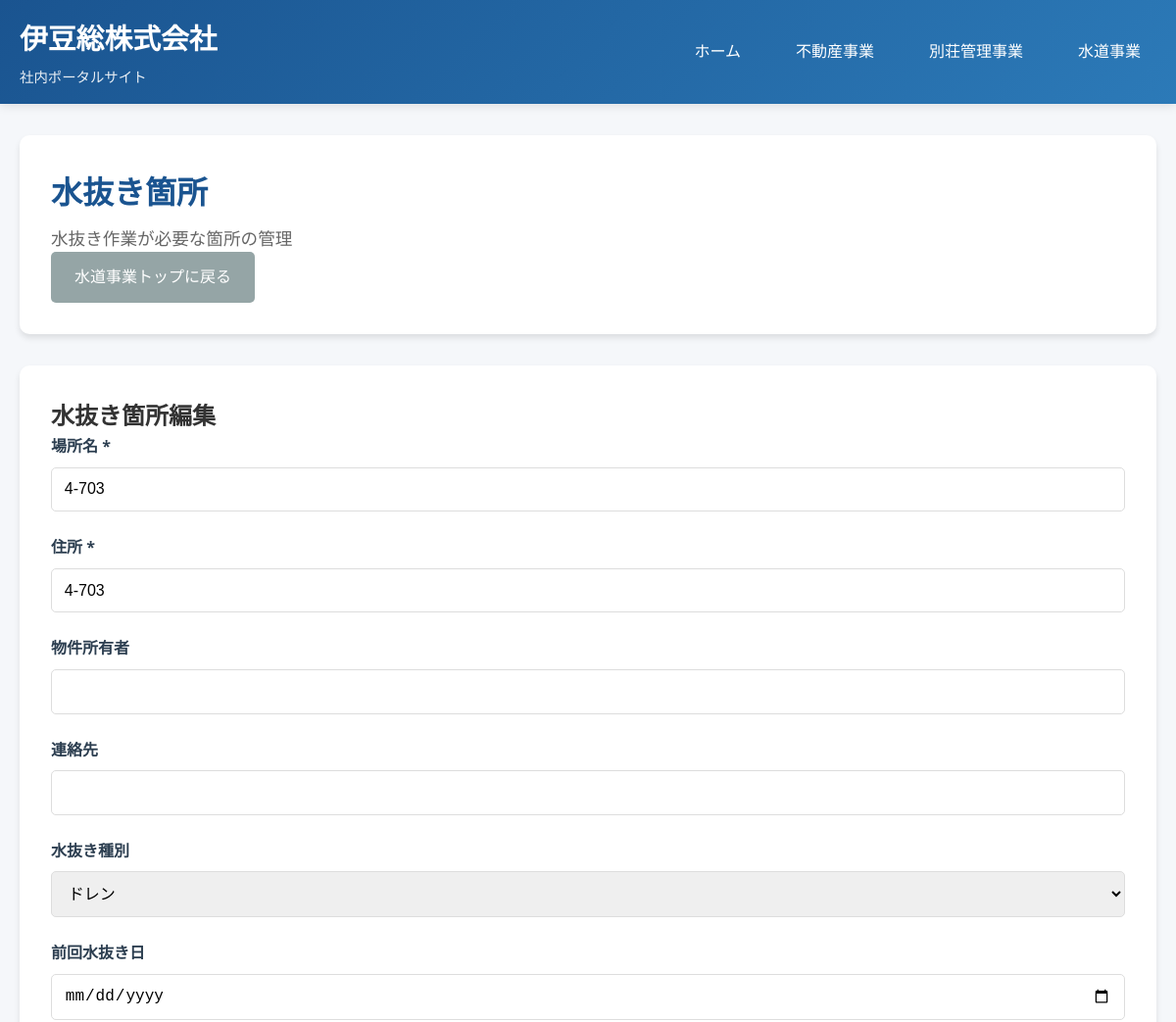
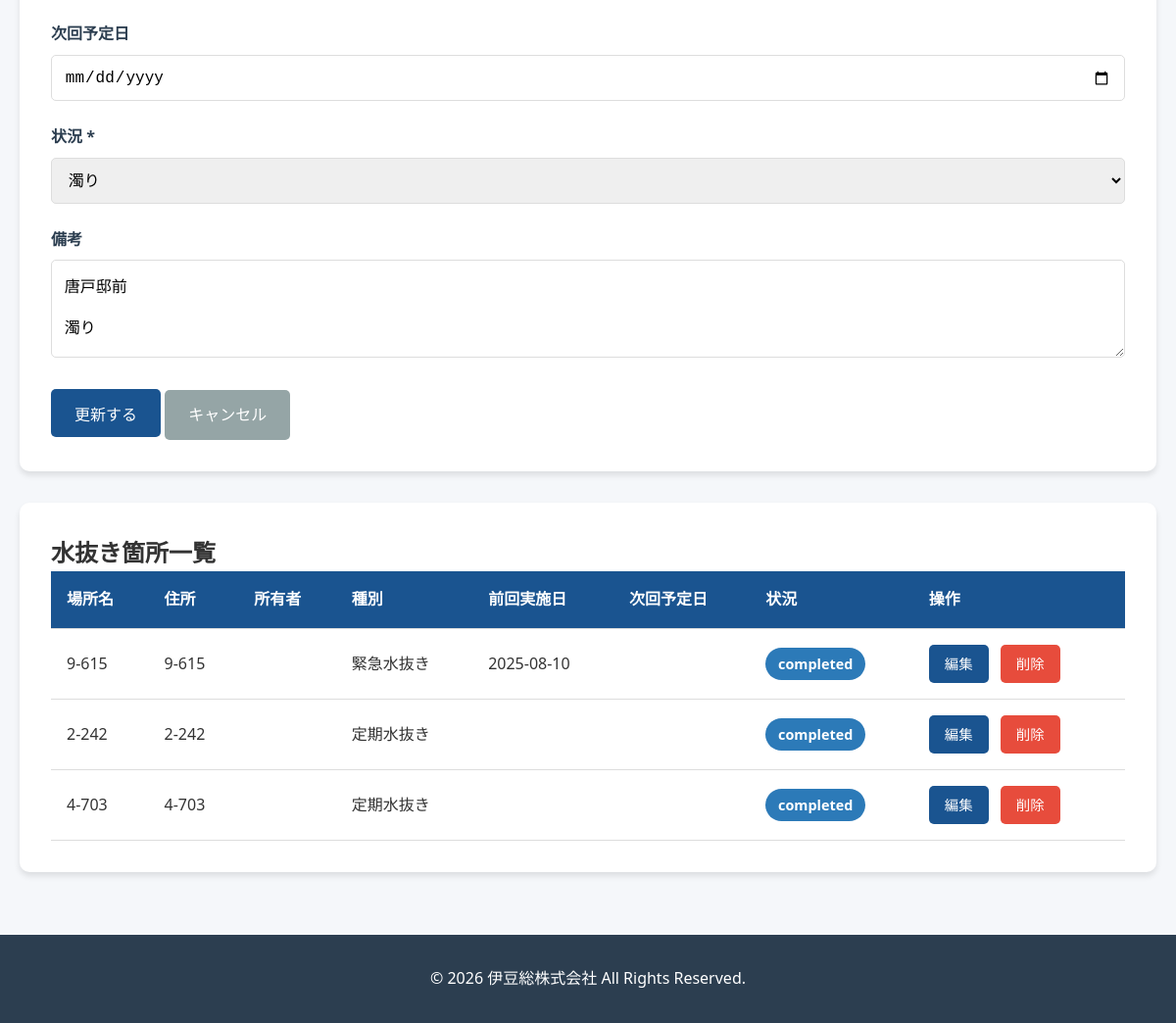
Screenshot of /modules/water_service/water_drainage.php?edit=4 with the database file from the repository (2 pictures, top to bottom).
### tables this page shows
CREATE TABLE water_drainage_locations (
        id INTEGER PRIMARY KEY AUTOINCREMENT,
        location_name TEXT NOT NULL,
        address TEXT NOT NULL,
        property_owner TEXT,
        contact_info TEXT,
        drainage_type TEXT,
        last_drainage_date DATE,
        next_scheduled_date DATE,
        status TEXT DEFAULT 'pending',
        notes TEXT,
        created_at DATETIME DEFAULT CURRENT_TIMESTAMP,
        updated_at DATETIME DEFAULT CURRENT_TIMESTAMP
    );

### includes/db.php (called while the page is built, shortened)
<?php
class Database {
    private static $instance = null;
    private $db;
    private function __construct() {
        try {
            $this->db = new PDO('sqlite:' . DB_PATH);
            $this->db->setAttribute(PDO::ATTR_ERRMODE, PDO::ERRMODE_EXCEPTION);
            $this->db->setAttribute(PDO::ATTR_DEFAULT_FETCH_MODE, PDO::FETCH_ASSOC);
        } catch (PDOException $e) {
            die('データベース接続エラー: ' . $e->getMessage());
        }
    }
    public static function getInstance() {
        if (self::$instance === null) {
            self::$instance = new self();
        }
        return self::$instance;
    }
    public function query($sql, $params = []) {
        try {
            $stmt = $this->db->prepare($sql);
            $stmt->execute($params);
            return $stmt;
        } catch (PDOException $e) {
            error_log('SQL Error: ' . $e->getMessage());
            return false;
        }
    }
    public function fetchAll($sql, $params = []) {
        $stmt = $this->query($sql, $params);
        return $stmt ? $stmt->fetchAll() : [];
    }
    public function fetchOne($sql, $params = []) {
        $stmt = $this->query($sql, $params);
        return $stmt ? $stmt->fetch() : null;
    }
}

### modules/water_service/water_drainage.php (the view, shortened to what this page needs)
<?php
require_once __DIR__ . '/../../includes/db.php';
$db = Database::getInstance();
$edit_location = null;
if (isset($_GET['edit'])) {
    $edit_location = $db->fetchOne("SELECT * FROM water_drainage_locations WHERE id = ?", [(int)$_GET['edit']]);
}
$locations = $db->fetchAll("SELECT * FROM water_drainage_locations ORDER BY next_scheduled_date ASC");
include __DIR__ . '/../../includes/header.php';
?>
<div class="page-header">
    <h1>水抜き箇所</h1>
    <p>水抜き作業が必要な箇所の管理</p>
    <a href="/modules/water_service/index.php" class="btn btn-secondary">水道事業トップに戻る</a>
</div>
<div class="form-container">
    <h2><?php echo $edit_location ? '水抜き箇所編集' : '新規水抜き箇所登録'; ?></h2>
    <form method="POST">
        <div class="form-group">
            <label for="location_name">場所名 *</label>
            <input type="text" id="location_name" name="location_name" required
                   value="<?php echo htmlspecialchars($edit_location['location_name'] ?? ''); ?>">
        </div>
        <div class="form-group">
            <label for="address">住所 *</label>
            <input type="text" id="address" name="address" required
                   value="<?php echo htmlspecialchars($edit_location['address'] ?? ''); ?>">
        </div>
        <div class="form-group">
            <label for="property_owner">物件所有者</label>
            <input type="text" id="property_owner" name="property_owner"
                   value="<?php echo htmlspecialchars($edit_location['property_owner'] ?? ''); ?>">
        </div>
        <div class="form-group">
            <label for="contact_info">連絡先</label>
            <input type="text" id="contact_info" name="contact_info"
                   value="<?php echo htmlspecialchars($edit_location['contact_info'] ?? ''); ?>">
        </div>
        <div class="form-group">
            <label for="drainage_type">水抜き種別</label>
            <select id="drainage_type" name="drainage_type">
                <option value="ドレン" <?php echo ($edit_location['drainage_type'] ?? '') === 'ドレン' ? 'selected' : ''; ?>>ドレン</option>
            </select>
        </div>
        <div class="form-group">
            <label for="last_drainage_date">前回水抜き日</label>
            <input type="date" id="last_drainage_date" name="last_drainage_date"
                   value="<?php echo htmlspecialchars($edit_location['last_drainage_date'] ?? ''); ?>">
        </div>
        <div class="form-group">
            <label for="next_scheduled_date">次回予定日</label>
            <input type="date" id="next_scheduled_date" name="next_scheduled_date"
                   value="<?php echo htmlspecialchars($edit_location['next_scheduled_date'] ?? ''); ?>">
        </div>
        <div class="form-group">
            <label for="status">状況 *</label>
            <select id="status" name="status" required>
                <option value="濁り" <?php echo ($edit_location['status'] ?? '') === '濁り' ? 'selected' : ''; ?>>濁り</option>
            </select>
        </div>
        <div class="form-group">
            <label for="notes">備考</label>
            <textarea id="notes" name="notes"><?php echo htmlspecialchars($edit_location['notes'] ?? ''); ?></textarea>
        </div>
        <button type="submit" class="btn"><?php echo $edit_location ? '更新する' : '登録する'; ?></button>
        <?php if ($edit_location): ?>
            <a href="water_drainage.php" class="btn btn-secondary">キャンセル</a>
        <?php endif; ?>
    </form>
</div>
<div class="table-container" style="margin-top: 2rem;">
    <h2>水抜き箇所一覧</h2>
    <?php if (count($locations) > 0): ?>
        <table>
            <thead>
                <tr>
                    <th>場所名</th>
                    <th>住所</th>
                    <th>所有者</th>
                    <th>種別</th>
                    <th>前回実施日</th>
                    <th>次回予定日</th>
                    <th>状況</th>
                    <th>操作</th>
                </tr>
            </thead>
            <tbody>
                <?php foreach ($locations as $location): ?>
                    <tr>
                        <td><?php echo htmlspecialchars($location['location_name']); ?></td>
                        <td><?php echo htmlspecialchars($location['address']); ?></td>
                        <td><?php echo htmlspecialchars($location['property_owner'] ?? '-'); ?></td>
                        <td><?php echo htmlspecialchars($location['drainage_type'] ?? '-'); ?></td>
                        <td><?php echo $location['last_drainage_date'] ?? '-'; ?></td>
                        <td><?php echo $location['next_scheduled_date'] ?? '-'; ?></td>
                        <td>
                            <span class="badge badge-info">
                                <?php echo htmlspecialchars($location['status']); ?>
                            </span>
                        </td>
                        <td>
                            <a href="?edit=<?php echo $location['id']; ?>" class="btn">編集</a>
                            <a href="?delete=<?php echo $location['id']; ?>"
                               class="btn btn-warning"
                               onclick="return confirm('本当に削除しますか？')">削除</a>
                        </td>
                    </tr>
                <?php endforeach; ?>
            </tbody>
        </table>
    <?php else: ?>
        <p>登録されている水抜き箇所はありません。</p>
    <?php endif; ?>
</div>
<?php include __DIR__ . '/../../includes/footer.php'; ?>

### assets/css/style.css (style rules this page uses)
:root { --primary-color: #1a5490; --secondary-color: #2c7ab8; --accent-color: #f39c12; --success-color: #27ae60; --warning-color: #e74c3c; --dark-color: #2c3e50; --light-color: #ecf0f1; --text-color: #333; --bg-color: #f5f7fa; --card-shadow: 0 4px 6px rgba(0, 0, 0, 0.1); --card-hover-shadow: 0 8px 15px rgba(0, 0, 0, 0.2); }
* { margin: 0; padding: 0; box-sizing: border-box; }
body { font-family: 'Segoe UI', 'Hiragino Kaku Gothic ProN', 'Meiryo', sans-serif; background-color: var(--bg-color); color: var(--text-color); line-height: 1.6; }
.page-header { background: white; padding: 2rem; border-radius: 10px; box-shadow: var(--card-shadow); margin-bottom: 2rem; }
.page-header h1 { color: var(--primary-color); font-size: 2rem; margin-bottom: 0.5rem; }
.page-header p { color: #666; font-size: 1.1rem; }
.table-container { background: white; border-radius: 10px; padding: 2rem; box-shadow: var(--card-shadow); overflow-x: auto; }
table { width: 100%; border-collapse: collapse; }
table thead { background: var(--primary-color); color: white; }
table th, table td { padding: 1rem; text-align: left; border-bottom: 1px solid #ddd; }
table td .btn { padding: 0.5rem 1rem; font-size: 0.9rem; margin-right: 0.5rem; display: inline-block; }
.form-container { background: white; border-radius: 10px; padding: 2rem; box-shadow: var(--card-shadow); }
.form-group { margin-bottom: 1.5rem; }
.form-group label { display: block; margin-bottom: 0.5rem; font-weight: bold; color: var(--dark-color); }
.form-group input, .form-group select, .form-group textarea { width: 100%; padding: 0.8rem; border: 1px solid #ddd; border-radius: 5px; font-size: 1rem; transition: border-color 0.3s; }
.form-group textarea { resize: vertical; min-height: 100px; }
.btn { display: inline-block; padding: 0.8rem 1.5rem; background: var(--primary-color); color: white; text-decoration: none; border-radius: 5px; transition: background 0.3s; border: none; cursor: pointer; font-size: 1rem; }
.btn-warning { background: var(--warning-color); }
.btn-secondary { background: #95a5a6; }
.badge { display: inline-block; padding: 0.3rem 0.8rem; border-radius: 20px; font-size: 0.9rem; font-weight: bold; }
.badge-info { background: var(--secondary-color); color: white; }

### rows the page displays
water_drainage_locations: location_name "4-703", address "4-703", notes "唐戸邸前 濁り", drainage_type "定期水抜き", status "completed"
water_drainage_locations: location_name "9-615", address "9-615", drainage_type "緊急水抜き", last_drainage_date "2025-08-10", status "completed"
water_drainage_locations: location_name "2-242", address "2-242", drainage_type "定期水抜き", status "completed"
